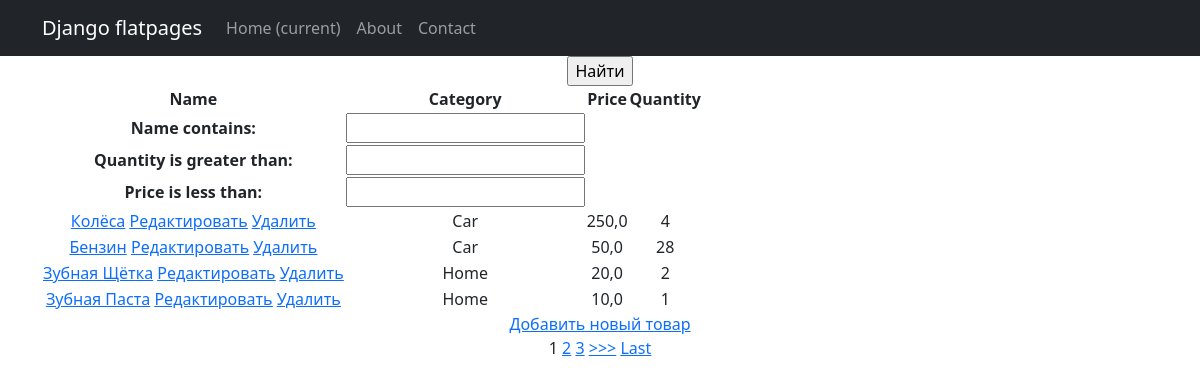
Screenshot of /products/ with the database file from the repository.
### simpleapp/models.py (models this page shows, shortened)
class Product(models.Model):
    name = models.CharField(max_length=200)
    price = models.FloatField(validators=[MinValueValidator(0.0, 'Price should be >= 0.0')])
    quantity = models.IntegerField(validators=[MinValueValidator(0, 'Quantity should be >= 0')])
    category = models.ForeignKey('Category', on_delete=models.CASCADE)

class Category(models.Model):
    name = models.CharField(max_length=200)

### simpleapp/views.py (the view)
# urls.py: path('', Products.as_view()), # т. к. сам по себе это класс, то нам надо представить этот класс в виде view. Для этого вызываем метод as_view
class Products(ListView):
    model = Product
    template_name = 'simpleapp/products_list.html'
    context_object_name = 'products'
    ordering = ['-price']
    paginate_by = 1
    def get_context_data(self, **kwargs):
        context = super().get_context_data(**kwargs)
        context['filter'] = ProductFilter(self.request.GET, queryset=self.get_queryset())
        return context

### templates/simpleapp/products_list.html (shortened to what this page needs)
{% extends 'flatpages/default.html' %}
{% load custom_filters %}
{% block content %}
<table>
        <form method="GET">
            {{ filter.form }}
            <input type="submit" value="Найти">
        </form>
    <thead>
        <th>
            Name
        </th>
        <th>
            Category
        </th>
        <th>
            Price
        </th>
        <th>
            Quantity
        </th>
    </thead>
    {% for product in filter.qs %}
    <tr>
        <td>
            <a href="{% url 'product_detail' product.id %}">{{ product.name|title }}</a>
            <a href="{% url 'product_update' product.id %}"><u>Редактировать</u></a>
            <a href="{% url 'product_delete' product.id %}"><u> Удалить </u></a>
        </td>
        <td>
            {{ product.category.name|title }}
        </td>
        <td>
            {{ product.price }}
        </td>
        <td>
            {{ product.quantity }}
        </td>
    </tr>
    {% endfor %}
</table>
<a href="{% url 'product_create' %}">Добавить новый товар</a> <br>
{% if is_paginated %}
    {% for num in page_obj.paginator.page_range %}
        {% if page_obj.number == num %}
            <a>{{ num }}</a>
        {% elif num > page_obj.number|add:'-3' and num < page_obj.number|add:'3' %}
            <a href="?page={{ num }}">{{ num }}</a>
        {% endif %}
    {% endfor %}
    {% if page_obj.has_next %}
        <a href="?page={{ page_obj.next_page_number }}">>>></a>
        <a href="?page={{ page_obj.paginator.num_pages }}">Last</a>
    {% endif %}
{% endif %}
<br>
{% endblock content %}

### templates/flatpages/default.html (shortened to what this page needs)
<!DOCTYPE html>
<html lang="en">
    <head>
        {% load static %}
        <link href="{% static 'css/styles.css' %}" rel="stylesheet" />
    </head>
    <body>
<nav class="navbar navbar-expand-lg navbar-dark bg-dark static-top">
   <div class="container">
       <a class="navbar-brand" href="#">Django flatpages</a>
       <div class="collapse navbar-collapse" id="navbarResponsive">
           <ul class="navbar-nav ml-auto">
               <li class="nav-item active">
                   <a class="nav-link" href="#">Home
                       <span class="sr-only">(current)</span>
                   </a>
               </li>
               <li class="nav-item">
                   <a class="nav-link" href="/about/">About</a>
               </li>
               <li class="nav-item">
                   <a class="nav-link" href="/contacts/">Contact</a>
               </li>
           </ul>
       </div>
   </div>
</nav>
        <div class="container">
            <div class="row">
                <div class="col-lg-12 text-center">
                {% block content %}
                {% endblock content %}
                </div>
            </div>
        </div>
    </body>
</html>

### rows the page displays
Product: name "Колёса", category.name "Car", price "250,0", quantity "4"
Product: name "Бензин", category.name "Car", price "50,0", quantity "28"
Product: name "Зубная Щётка", category.name "Home", price "20,0", quantity "2"
Product: name "Зубная Паста", category.name "Home", price "10,0", quantity "1"

### other values shown
{{ num }} "1"
{{ num }} "2" "3"
